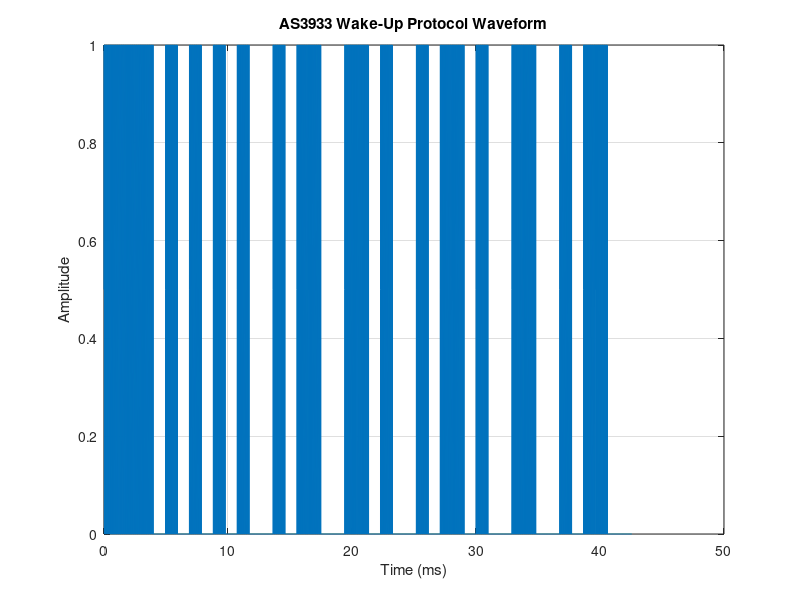

Write MATLAB code to recreate this figure. (Note: this script raises an error after producing the figure.)
% Pattern-Based OOK SCM Wake-Up Transmitter for AS3933
% This version implements the wake-up protocol with pattern detection
clear; close all;

%% Configuration Parameters
centerFrequency = 433e6;        % HF carrier (433 MHz)
emulatedCarrierFreq = 19e3;     % LF envelope target (19 kHz, within 15-23kHz band)

%% AS3933 Protocol Requirements (from datasheet)
% For 15-23kHz band: minimum carrier burst = 92*Tclk + 8*Tcarr
% With 32.768kHz clock: Tclk = 30.5μs, so 92*30.5μs ≈ 2.8ms
% Plus 8 carrier periods: 8*(1/19kHz) ≈ 0.42ms
% Total minimum: ~3.2ms, we use 4ms for safety
carrierBurstDuration = 4e-3;    % 4ms carrier burst

% Manchester bit timing (from datasheet Figure 48)
% Using R7<4:0> = 01111 (11 decimal) = 15 clock periods per bit
% With 32.768kHz clock: bit duration = 15 * 30.5μs ≈ 457μs
clockFrequency = 33250;
clockPeriod = 1/ clockFrequency;
manchesterBitDuration = 32* clockPeriod;  % ≈ 976μs per Manchester bit
manchesterSymbolDuration = 2 * manchesterBitDuration; % ≈ 1953μs per symbol

%% Wake-up pattern and the encoded version of it
% Wake-up pattern (16-bit Manchester encoded)
% Default pattern from datasheet: R5=0x69, R6=0x96
% R6 (first byte) = 0x96 = 10010110 (MSB first)
% R5 (second byte) = 0x69 = 01101001 (MSB first)
% Combined 16-bit pattern: 1001011001101001
wakeupPattern = [1,0,0,1,0,1,1,0,0,1,1,0,1,0,0,1];

%% Manchester Encoding
% Manchester encoding: '1' = high-to-low, '0' = low-to-high
% Each symbol becomes 2 bits
manchesterBits = zeros(1, 2 * length(wakeupPattern));
manchesterBits(1:2:end) = wakeupPattern;           % First bit of each pair
manchesterBits(2:2:end) = ~wakeupPattern;          % Second bit (inverted)
%% Pluto SDR Configuration
samplesPerSubcarrierBit = 20;
sampleRate = emulatedCarrierFreq * samplesPerSubcarrierBit;


%% Generate Square Wave Carrier Waveform
% Generate time vectors
carrierBurstSamples = ceil(carrierBurstDuration * sampleRate);
manchesterBitSamples = ceil(manchesterBitDuration * sampleRate);

% Create time vectors
t_carrier = (0:carrierBurstSamples-1) / sampleRate;
t_manchester = (0:manchesterBitSamples-1) / sampleRate;

% Generate square wave carrier at emulated frequency (0 to 1 range)
carrier_square = (sign(sin(2 * pi * emulatedCarrierFreq * t_carrier)) + 1) / 2;

%% Generate Protocol Waveform with Square Wave Carrier
% Pre-generate waveform templates (0 to 1 range)
squareTemplate = (sign(sin(2 * pi * emulatedCarrierFreq * t_manchester)) + 1) / 2;
zeroTemplate = zeros(1, manchesterBitSamples);

% 1. Carrier Burst (continuous square wave)
carrierBurstWaveform = carrier_square;

% 2. Separation (half Manchester symbol = 1 bit duration)
separationWaveform = zeros(size(t_manchester));

% 3. Preamble (minimum 6 bits: 101010) - Vectorized
preambleBits = [1, 0, 1, 0, 1, 0]; % 6-bit preamble
preambleMatrix = [zeroTemplate; squareTemplate]; % Row 1=zeros(0), Row 2=carrier(1) 
preambleSelection = preambleMatrix(preambleBits + 1, :); % Select rows: 0→row1(zeros), 1→row2(carrier)
preambleWaveform = reshape(preambleSelection', 1, []); % Transpose and flatten

% 4. Manchester Encoded Pattern - Vectorized  
patternMatrix = [zeroTemplate; squareTemplate]; % Row 1=zeros(0), Row 2=carrier(1)
patternSelection = patternMatrix(manchesterBits + 1, :); % Select rows: 0→row1(zeros), 1→row2(carrier)
patternWaveform = reshape(patternSelection', 1, []); % Transpose and flatten
%% Combine All Parts
completeWaveform = [carrierBurstWaveform, separationWaveform, preambleWaveform, patternWaveform];

% Add some silence at the end
silenceDuration = 1e-3; % 1ms silence
silenceSamples = ceil(silenceDuration * sampleRate);
silence = zeros(1, silenceSamples);
completeWaveform = [completeWaveform, silence];

% Convert to complex for Pluto (real part contains the envelope)
completeComplex = complex(completeWaveform(:));

%% Plot the complete waveform
% Create time vector for the complete waveform
timeVector = (0:length(completeWaveform)-1) / sampleRate; % Time in seconds

% Plot the waveform
figure;
plot(timeVector * 1000, completeWaveform); % Time in milliseconds
xlabel('Time (ms)');
ylabel('Amplitude');
title('AS3933 Wake-Up Protocol Waveform');
grid on;

% Optional: Add markers for different sections
hold on;
carrierEndTime = length(carrierBurstWaveform) / sampleRate * 1000;
separationEndTime = (length(carrierBurstWaveform) + length(separationWaveform)) / sampleRate * 1000;
preambleEndTime = (length(carrierBurstWaveform) + length(separationWaveform) + length(preambleWaveform)) / sampleRate * 1000;

% Add vertical lines to mark sections
xline(carrierEndTime, 'r--', 'Carrier Burst');
xline(separationEndTime, 'g--', 'Separation');
xline(preambleEndTime, 'b--', 'Preamble');
legend('Waveform', 'Location', 'best');
hold off;

%% Display Protocol Information
fprintf('=== AS3933 Pattern-Based Wake-Up Protocol ===\n');
fprintf('Carrier frequency: %.1f MHz\n', centerFrequency/1e6);
fprintf('Emulated LF carrier: %.1f kHz\n', emulatedCarrierFreq/1e3);
fprintf('Carrier burst duration: %.1f ms\n', carrierBurstDuration*1e3);
fprintf('Manchester bit duration: %.0f μs\n', manchesterBitDuration*1e6);
fprintf('Wake-up pattern (hex): R6=0x96, R5=0x69\n');
fprintf('Wake-up pattern (bin): %s\n', sprintf('%d', wakeupPattern));
fprintf('Manchester bits: %s\n', sprintf('%d', manchesterBits));
fprintf('Total waveform duration: %.1f ms\n', length(completeWaveform)/sampleRate*1e3);
fprintf('Sample rate: %.1f kHz\n', sampleRate/1e3);

%% Pluto SDR Setup
% Transmission parameters
retransmissionDelay = 0.1; % seconds between complete protocol transmissions
try
    plutoTx = sdrtx('Pluto', ...
        'RadioID', 'usb:0', ...
        'CenterFrequency', centerFrequency, ...
        'BasebandSampleRate', sampleRate, ...
        'Gain', 0);
    

    
    fprintf('\nTransmitting pattern-based wake-up calls...\n');
    fprintf('Press Ctrl+C to stop\n');
    
    transmissionCount = 0;
    while true
        transmissionCount = transmissionCount + 1;
        fprintf('Transmission #%d at %s\n', transmissionCount, string(datetime('now', 'Format', 'HH:mm:ss')));
        
        % Transmit the complete protocol
        plutoTx(completeComplex);
        
        % Wait before next transmission
        pause(retransmissionDelay);
    end
    
catch ME
    fprintf('Error: %s\n', ME.message);
    if exist('plutoTx', 'var')
        release(plutoTx);
    end
    fprintf('Transmission stopped.\n');
end
